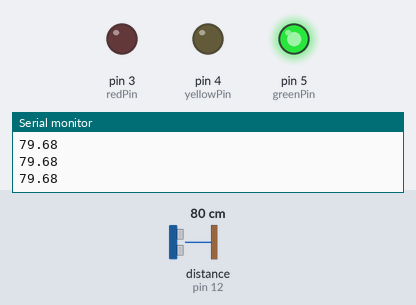
Bench run of a sketch on a simulated Arduino Uno, built with avr-gcc and run on an emulated ATmega328P. Parts: output pins drawn as LEDs (lit = HIGH), the last lines printed to the serial monitor. Wiring (inferred from the names in the program): ultrasonic range finder: trigger pin 11; echo pin 12. The inputs (shaded band) are chosen by the test bench; at power-on: distance to the obstacle (sensor on pin 12) 80 cm. The echo pulse lasts 58.3 µs per cm; pins used as bus, display or sensor lines are not drawn.

Above: at 1.2 s.
1.3 s: distance to the obstacle (sensor on pin 12) set to 38 cm
2.8 s: distance to the obstacle (sensor on pin 12) set to 33 cm
At 3.5 s:
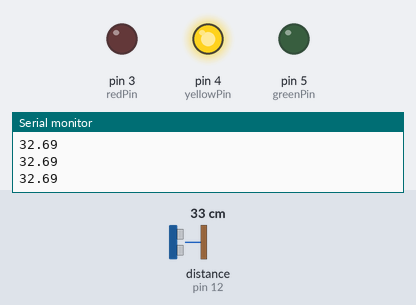
4.3 s: distance to the obstacle (sensor on pin 12) set to 2 cm
At 4.7 s:
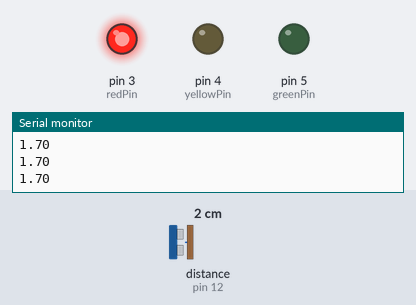
5.8 s: distance to the obstacle (sensor on pin 12) set to 18 cm
At 6.2 s:
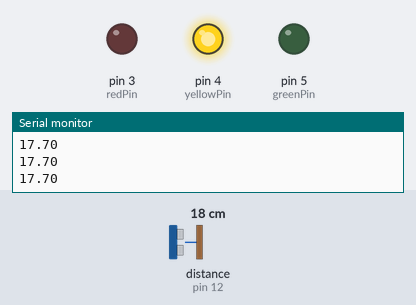
7.3 s: distance to the obstacle (sensor on pin 12) set to 4 cm
At 8.0 s:
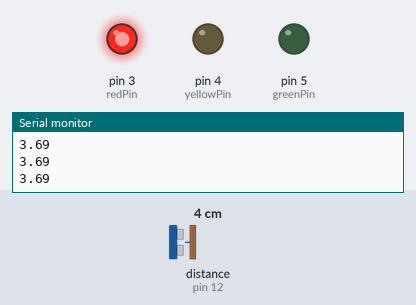
Timing chart, 0 to 9.8 s (numbered marks = the images above; inputs shaded):
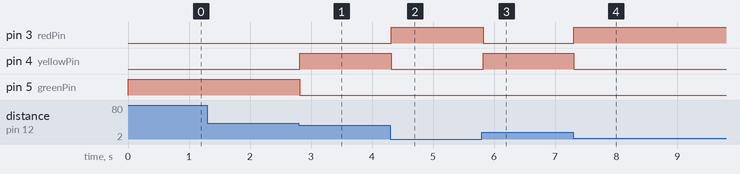

The sketch:

HC-SR04_ultrasonic_sensor.ino
```cpp
  #include <math.h>

  int redPin{3};
  int yellowPin{4};
  int greenPin{5};
  int trigPin = 11;
  int echoPin = 12;
  double pingTravelTime{};
  int delayTime{10};
  double distance{};

void setup() {

 Serial.begin(9600);
 //trigPin sends out pulses hence OUTPUT
  pinMode(trigPin,OUTPUT);
  //echoPin reads the pulses hence INPUT
  pinMode(echoPin,INPUT);

  pinMode(redPin, OUTPUT);
  pinMode(yellowPin, OUTPUT);
  pinMode(greenPin, OUTPUT);
}

void loop() {
  //this replicates how the sensor emits the pulses.
  digitalWrite(trigPin, LOW);
  delayMicroseconds(2);

  //the trigger time,
  digitalWrite(trigPin, HIGH);
  delayMicroseconds(delayTime);

  //when the trigPin, goes LOW, is when the pulses are sent.
  digitalWrite(trigPin, LOW);


  //gives us the total time in microseconds the echoPin stayed HIGH, so it keeps reading until echoPin goes LOW
  pingTravelTime = pulseIn(echoPin,HIGH);
  distance = 343 * pow(10,-6) * pingTravelTime / 2 * 100;
  Serial.println(distance);

  if (distance < 13){
    digitalWrite(redPin,HIGH);
    digitalWrite(yellowPin, LOW);
    digitalWrite(greenPin, LOW);
  }
  else if (distance < 35){
    digitalWrite(yellowPin, HIGH);
    digitalWrite(greenPin, LOW);
    digitalWrite(redPin, LOW);
  }
  else{
    digitalWrite(greenPin, HIGH);
    digitalWrite(yellowPin, LOW);
    digitalWrite(redPin, LOW);

  }
  //delay so that the echo can receive the signal and reset it, otherwise may give 0 as readings because Trig pin may rapidly fire pulses
  delay(25);
}
```

Measured:
- the behaviour switches between 36 and 35 cm on distance to the obstacle (sensor on pin 12) (found by bisection; images 0 and 1)
- after the input at 2.8 s, pin 4 (yellowPin): LOW → HIGH at once; pin 5 (greenPin): HIGH → LOW at once
- after the input at 4.3 s, pin 3 (redPin): LOW → HIGH at once; pin 4 (yellowPin): HIGH → LOW at once
- after the input at 5.8 s, pin 3 (redPin): HIGH → LOW at once; pin 4 (yellowPin): LOW → HIGH at once
- after the input at 7.3 s, pin 3 (redPin): LOW → HIGH at once; pin 4 (yellowPin): HIGH → LOW at once
